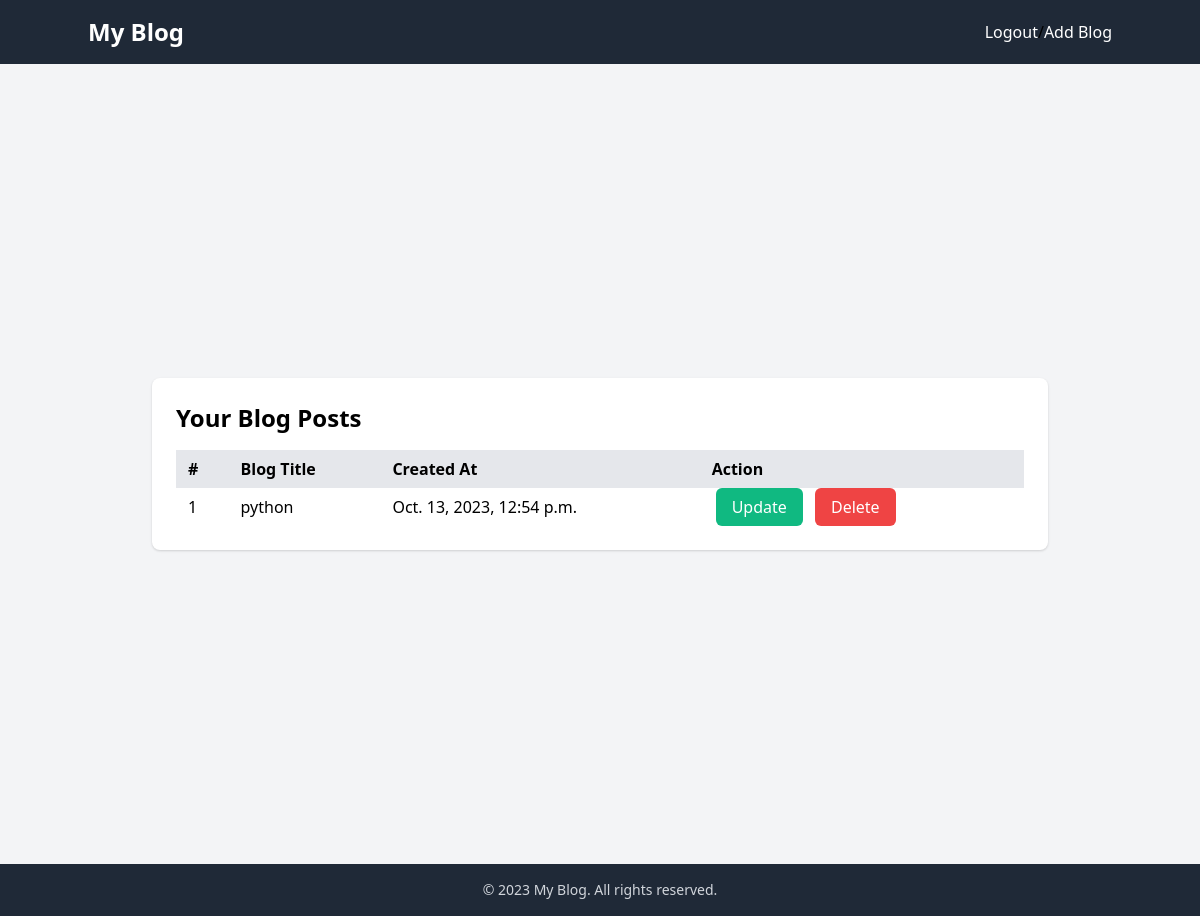
Page /see-blogs (signed in) on the earlier database version.
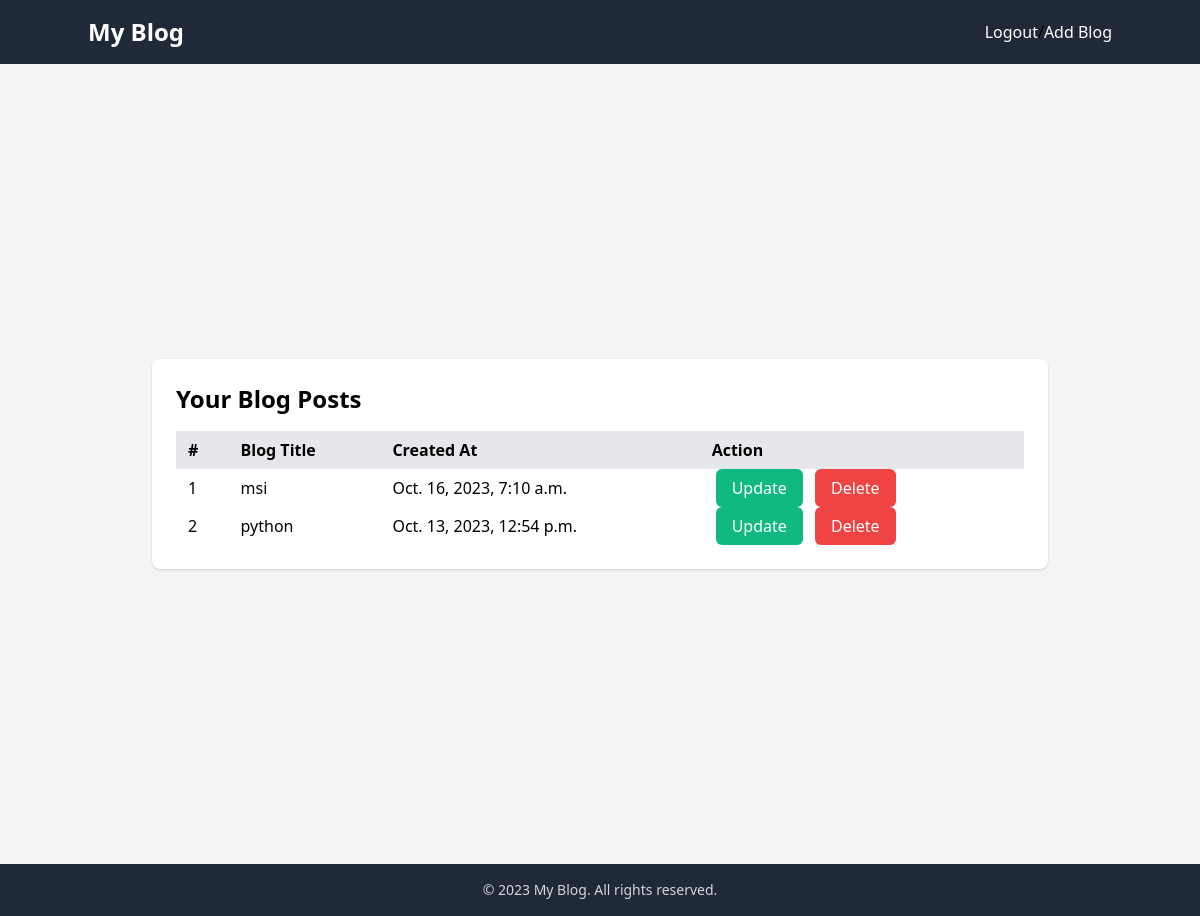
Same page on the later database version.
### core/models.py (models this page shows, shortened)
class BlogModel(models.Model):
    title = models.CharField(max_length=1000)
    user = models.ForeignKey(User, blank=True, null=True, on_delete=models.CASCADE)
    content = FroalaField(null=True, blank=True)
    image = models.ImageField(upload_to='blog',null=True,default='def.jpg')
    created_at = models.DateTimeField(auto_now_add=True)
    upload_to = models.DateTimeField(auto_now=True)
    likes = models.ManyToManyField(User,related_name='post')
    class Meta:
        ordering = ['-created_at', ]

### core/views.py (the view)
# urls.py: path('see-blogs', views.see_blogs, name='see-blog'),
def see_blogs(request):
    blog_objs = BlogModel.objects.filter(user=request.user)
    context = {
        'blog_objs': blog_objs
    }
    return render(request, 'see_blog.html', context)

### templates/see_blog.html
{% extends "base.html" %}
{% block start %}
<section class="bg-gray-100 min-h-screen flex items-center justify-center">
  <div class="container mx-auto">
    <div class="w-full max-w-4xl bg-white rounded-lg shadow p-6 mx-4 sm:mx-auto">
      <h2 class="text-2xl font-semibold mb-4">Your Blog Posts</h2>
      <table class="min-w-full">
        <thead>
          <tr>
            <th class="py-2 px-3 bg-gray-200 text-left">#</th>
            <th class="py-2 px-3 bg-gray-200 text-left">Blog Title</th>
            <th class="py-2 px-3 bg-gray-200 text-left">Created At</th>
            <th class="py-2 px-3 bg-gray-200 text-left">Action</th>
          </tr>
        </thead>
        <tbody>
          {% for blog in blog_objs %}
          <tr class="hover:bg-gray-50 transition-all">
            <td class="py-2 px-3">{{ forloop.counter }}</td>
            <td class="py-2 px-3">{{ blog.title }}</td>
            <td class="py-2 px-3">{{ blog.created_at }}</td>
            <td class="py-2 px-3">
              <a href="{% url 'update-blog' blog.id %}" class="bg-green-500 hover:bg-green-600 text-white rounded-md px-4 py-2 mx-1">Update</a>
              <a href="{% url 'delete-blog' blog.id %}" class="bg-red-500 hover:bg-red-600 text-white rounded-md px-4 py-2 mx-1">Delete</a>
            </td>
          </tr>
          {% endfor %}
        </tbody>
      </table>
    </div>
  </div>
</section>
{% endblock %}

Differences in the rows shown:
added BlogModel: title "msi", created_at "Oct. 16, 2023, 7:10 a.m."
